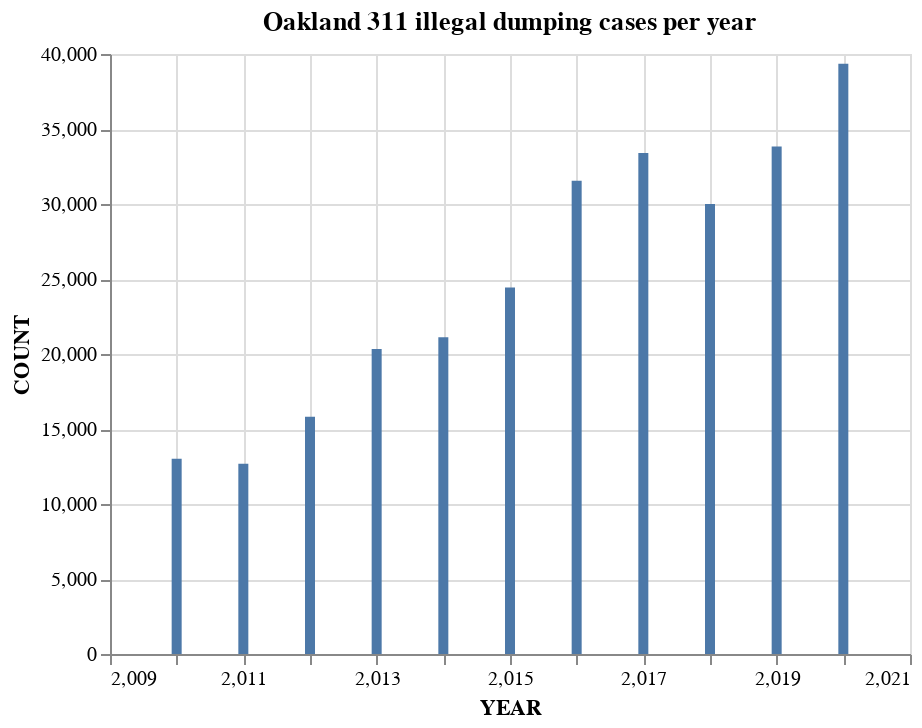

Notebook cell for this chart:
### Markdown cell above
Visualize the table.

### Code cell
alt.Chart(illdump_counts).mark_bar().encode(
    
    x = 'YEAR',
    y = 'COUNT'
    
).properties(
    
    title = 'Oakland 311 illegal dumping cases per year'
    
)

### Figure 1 — Vega-Lite specification as saved in the notebook (floating-point values rounded to 4 significant figures)
{"config": {"view": {"continuousWidth": 400, "continuousHeight": 300}}, "data": {"name": "data-40c8a32ec4ff7dca4356805e0a4ad0c4"}, "mark": "bar", "encoding": {"x": {"type": "quantitative", "field": "YEAR"}, "y": {"type": "quantitative", "field": "COUNT"}}, "title": "Oakland 311 illegal dumping cases per year", "$schema": "https://vega.github.io/schema/vega-lite/v4.8.1.json", "datasets": {"data-40c8a32ec4ff7dca4356805e0a4ad0c4": [{"YEAR": 2010, "COUNT": 13013}, {"YEAR": 2011, "COUNT": 12679}, {"YEAR": 2012, "COUNT": 15819}, {"YEAR": 2013, "COUNT": 20338}, {"YEAR": 2014, "COUNT": 21114}, {"YEAR": 2015, "COUNT": 24439}, {"YEAR": 2016, "COUNT": 31544}, {"YEAR": 2017, "COUNT": 33396}, {"YEAR": 2018, "COUNT": 30006}, {"YEAR": 2019, "COUNT": 33826}, {"YEAR": 2020, "COUNT": 39349}]}}
